Frame 1 (no input): blank canvas, image omitted
Frame 60 (the mouse pressed at the canvas centre just before this capture): blank canvas, image omitted
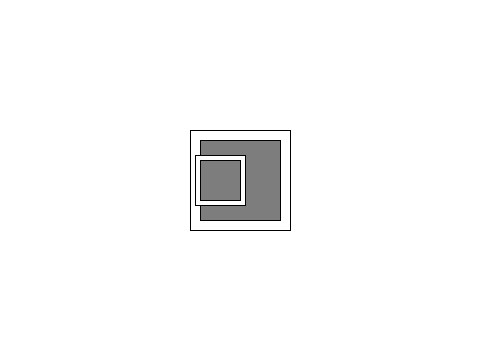
Frame 120 (the mouse held since frame 60 and released just before this capture)

The Processing sketch whose frames 1 and 60 were blank and that drew this single picture after the mouse press (run headless with seeded random() and noise(); from frame 60 on, the mouse is pressed at the canvas centre):

// Processing sketch: Demo1
// ── Demo1.pde
void setup() {
  size(480, 360);
  background(255);
}

float BrushSize = 100;
float r = 125;
float g = 125;
float b = 125;

void draw() {
  if(mousePressed)
  {
    if(key=='a')
    {
      drawRing(mouseX,mouseY,BrushSize);
    }
    else
    {
      drawSquare(mouseX,mouseY,BrushSize);
      drawSquare(mouseX-20,mouseY,BrushSize*0.5f);
    }
  }
}

void drawRing(
  float x, float y, float BrushSize)
{
  fill(255);
  ellipse(x,y,BrushSize,BrushSize*0.9);
  fill(r,g,b);
  ellipse(x,y,BrushSize*0.8,BrushSize*0.7);
}

void drawSquare(
float x, float y, float size)
{
  fill(255);
  rect(x-size/2,y-size/2,size,size);
  float sizeS = size*0.8;
  fill(r,g,b);
  rect(x-sizeS/2,y-sizeS/2,sizeS,sizeS);
}

void mouseDragged() 
{
   //println("mouseDragged at " + mouseX + "," + mouseY); 
   float deltaR = mouseX - pmouseX;
   float deltaG = mouseY - pmouseY;
   r += deltaR;
   g += deltaG;
}

void mouseWheel(MouseEvent event) {
  float e = event.getCount();
  //println(e);
  BrushSize += 0.1f*e;
  //println("BrushSize:" + BrushSize);
}
